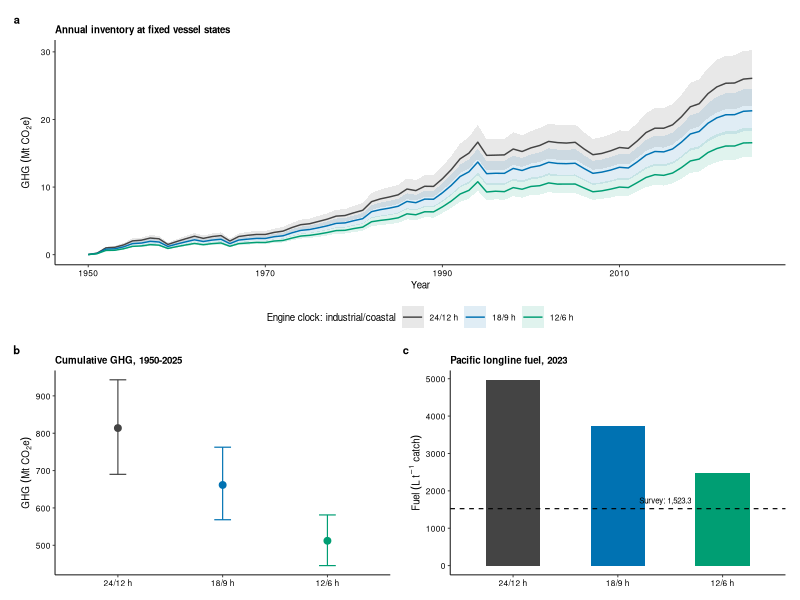
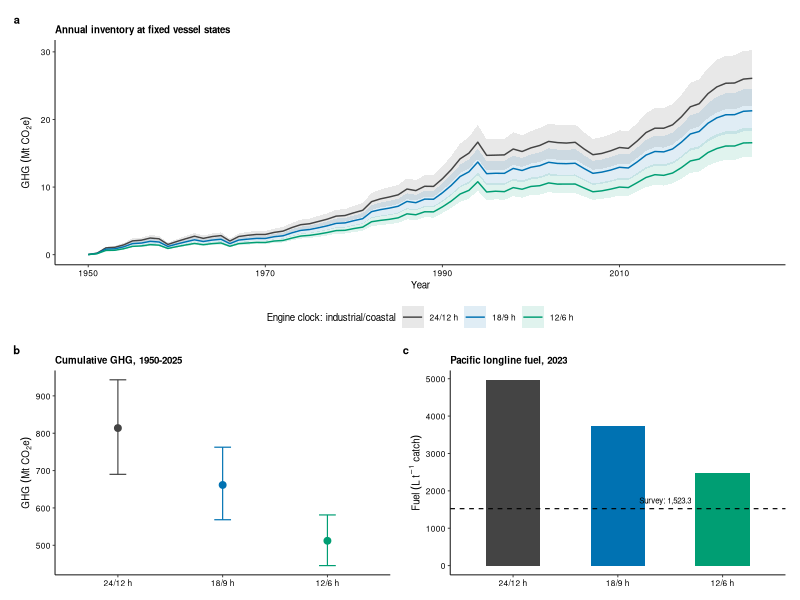
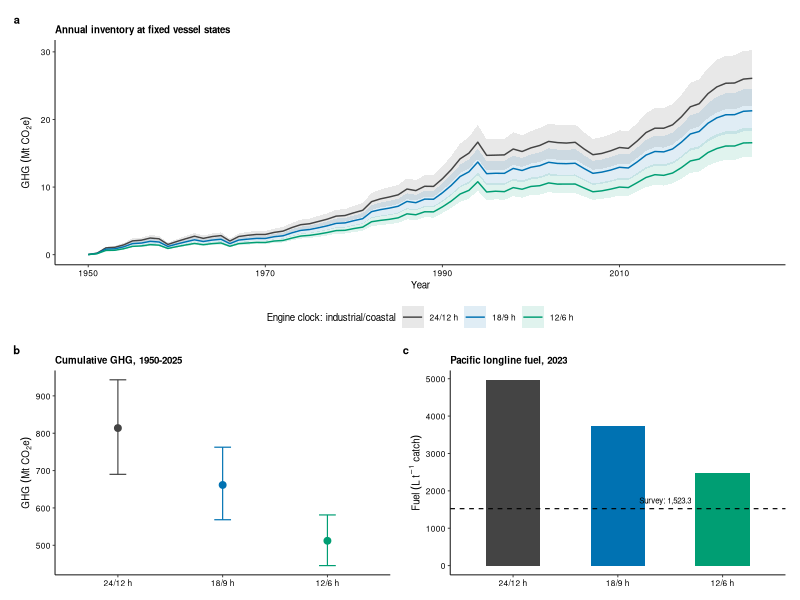

R code for these plots, in order:
library(ggplot2)
library(patchwork)
args<-commandArgs(trailingOnly=FALSE)
HERE<-normalizePath(dirname(sub('^--file=','',grep('^--file=',args,value=TRUE)[1])))
setwd(HERE)
a<-read.csv('Supplementary_Fig15_Annual.csv')
b<-read.csv('Supplementary_Table11_Engine_Clock.csv')
c<-read.csv('Supplementary_Fig15_LL_Benchmark.csv')
lev<-c('24/12 h','18/9 h','12/6 h')
for(n in c('a','b','c')) {d<-get(n);d$Scenario<-factor(d$Scenario,levels=lev);assign(n,d)}
cols<-setNames(c('#444444','#0072B2','#009E73'),lev)
base<-theme_classic(base_size=7,base_family='sans')+theme(
 plot.tag=element_text(face='bold',size=8),plot.title=element_text(face='bold',size=7),
 axis.text=element_text(size=6,colour='black'),axis.title=element_text(size=7),
 legend.position='bottom',legend.direction='horizontal',legend.title=element_text(size=7),
 legend.text=element_text(size=6),plot.margin=margin(4,5,3,4,'pt'))
pa<-ggplot(a,aes(Year,Median_Mt,colour=Scenario,fill=Scenario))+
 geom_ribbon(aes(ymin=P5_Mt,ymax=P95_Mt),alpha=.12,colour=NA)+geom_line(linewidth=.5)+
 scale_colour_manual(values=cols)+scale_fill_manual(values=cols)+
 labs(tag='a',title='Annual inventory at fixed vessel states',x='Year',y=expression(GHG~(Mt~CO[2]*e)),colour='Engine clock: industrial/coastal',fill='Engine clock: industrial/coastal')+base
pb<-ggplot(b,aes(Scenario,Cumulative_Median_Mt,colour=Scenario))+
 geom_errorbar(aes(ymin=Cumulative_P5_Mt,ymax=Cumulative_P95_Mt),width=.16,linewidth=.4)+geom_point(size=2)+
 scale_colour_manual(values=cols,guide='none')+labs(tag='b',title='Cumulative GHG, 1950-2025',x=NULL,y=expression(GHG~(Mt~CO[2]*e)))+base
pc<-ggplot(c,aes(Scenario,Model_Fuel_L_t,fill=Scenario))+
 geom_col(width=.52)+scale_fill_manual(values=cols,guide='none')+
 geom_hline(yintercept=unique(c$Literature_Fuel_L_t),linetype='dashed',linewidth=.4)+
 annotate('text',x=2.7,y=unique(c$Literature_Fuel_L_t)+220,label='Survey: 1,523.3',size=2,hjust=1)+
 labs(tag='c',title='Pacific longline fuel, 2023',x=NULL,y=expression(Fuel~(L~t^{-1}~catch)))+base
fig<-pa/(pb|pc)+plot_layout(heights=c(1.1,1))
for(ext in c('pdf','png','tiff')) {
 f<-paste0('Supplementary_Fig15_Engine_Clock.',ext)
 if(ext=='pdf')ggsave(f,fig,width=183,height=140,units='mm',device=cairo_pdf,bg='white')
 else if(ext=='png')ggsave(f,fig,width=183,height=140,units='mm',dpi=300,bg='white')
 else ggsave(f,fig,width=183,height=140,units='mm',dpi=900,compression='lzw',bg='white')
}
